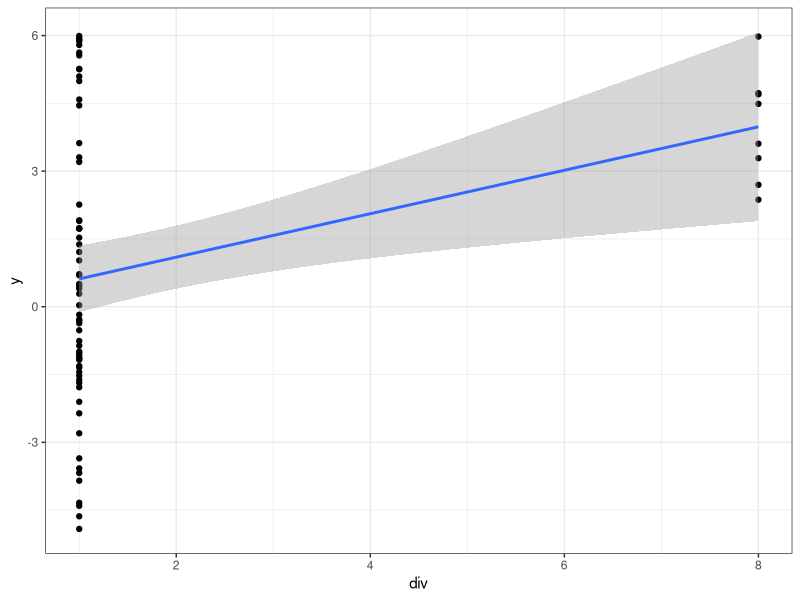
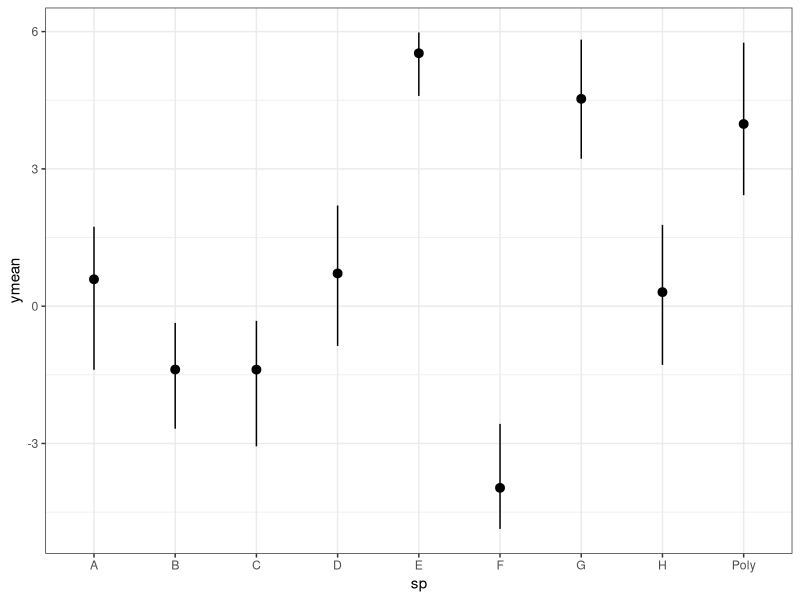
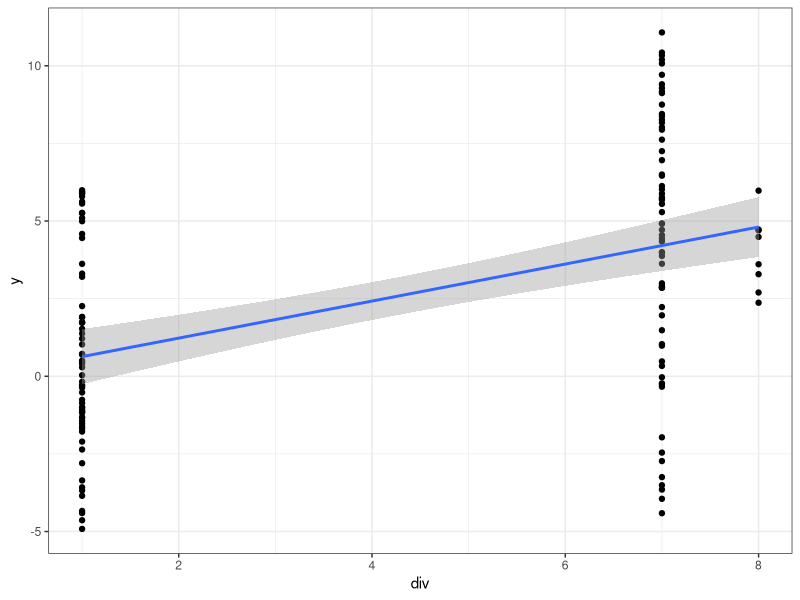
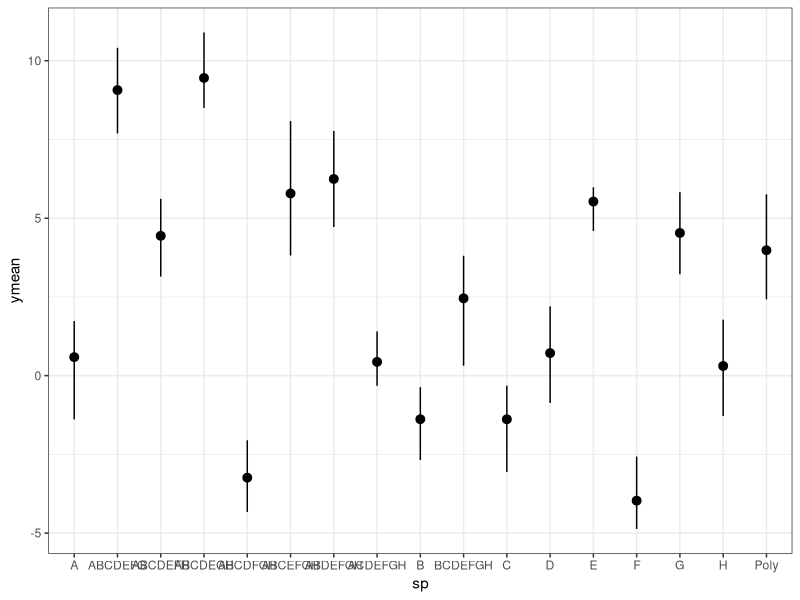

Write the R code that produced these figures, in order.

# obtained from Jarrett Byrnes at https://gist.github.com/jebyrnes/6886018


# A quick R script I used to convince myself of why our current tests 
# for Sampling effects in BEF research are likely wrong, and result from statistical bias 
# rather than real biology. 
# Thanks to Forest Isbell for hammering the idea home and Marc Hensel for making 
# me explain this clearly.


library(ggplot2)
library(plyr)

###
#let's simulate a diversity experiment with monocultures and polycultures
###
set.seed(2202)
mono <- 8
n <- 8

SIMdf <- data.frame(sp = sort(rep(c(LETTERS[1:mono], "Poly"), n)), 
                    div = c(rep(1, mono*n), rep(mono, n)))

head(SIMdf)
#### we sample some compositional effect from a random distribution for ALL treatments
#### there is no biology here - just that each composition has some random variation
SIMdf$compEffect <- 3.5*as.vector(replicate(mono+1, rep(rnorm(1), n)))					

#now we calculate the yield where there is a linear 
SIMdf$y <- SIMdf$compEffect + rnorm(nrow(SIMdf), SIMdf$div)

#do we see the diversity effect?

qplot(div, y, data = SIMdf) + theme_bw()+stat_smooth(method = "lm")
summary(lm(y ~ div, data = SIMdf))

#yes, it's there

#look at the mono/poly difference visually
SIMdfSummarized <- ddply(SIMdf, c("sp", "div"), summarise, ymean = mean(y), 
                         ymin = quantile(y, 0.025), ymax = quantile(y, 0.975))

ggplot(SIMdfSummarized, aes(x = sp, y = ymean, ymin = ymin, ymax = ymax)) + 
  geom_pointrange() + theme_bw()

#whoah!  E and H are the same or better than the average poly.  But this is due to chance, 
#not because the poly contains the E and H

#what is better is to add some intermediate composition treatments and 
# see if this is REALLY due to E and F, or if it is just the higher sample size 
# of monoculture treatments

intPolyLevels <- choose(mono, mono-1)
intPoly <- rep(combn(LETTERS[1:mono], mono-1, FUN = function(x) paste(x, collapse = "")), n)
polyCompEffect <- rep(rnorm(intPolyLevels)*3.5, n)
polyY <- polyCompEffect + rnorm(length(intPoly), mono-1)

#now, let's see what would have happened with intermediate treatments
#let's look at the new experiment
SIMdf <- rbind(SIMdf, data.frame(sp = intPoly, div = mono-1, 
                                 compEffect = polyCompEffect, y = polyY))

qplot(div, y, data = SIMdf) + theme_bw()+stat_smooth(method = "lm")
summary(lm(y ~ div, data = SIMdf))

#yep, a diversity effect, although, 
#from compositional random sampling alone, we see that the 
#7 sp is better than the 8 on average - because we only have 1
#8 sp composition!

##
#now let's look at everything by treatment
##
SIMdfSummarized <- ddply(SIMdf, c("sp", "div"), summarise, 
                         ymean = mean(y), ymin = quantile(y, 0.025), ymax = quantile(y, 0.975))
ggplot(SIMdfSummarized, aes(x = sp, y = ymean, ymin = ymin, ymax = ymax)) + 
  geom_pointrange() + theme_bw()

# WOW - the 'best' 7 species treatments are CLEARLY
# better than the best 1 species treatments. However, the best 
# single species treatments are as good if not better than 
# the average 7 species treatment.  So, we could conclude
# that this diversity trend is NOT driven by the probability of including
# E or H in a mixture. 